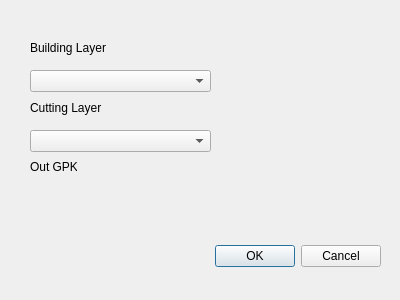
<?xml version="1.0" encoding="UTF-8"?>
<ui version="4.0">
 <class>PolygonCutterDialogBase</class>
 <widget class="QDialog" name="PolygonCutterDialogBase">
  <property name="geometry">
   <rect>
    <x>0</x>
    <y>0</y>
    <width>400</width>
    <height>300</height>
   </rect>
  </property>
  <property name="windowTitle">
   <string>Polygon</string>
  </property>
  <widget class="QDialogButtonBox" name="button_box">
   <property name="geometry">
    <rect>
     <x>40</x>
     <y>240</y>
     <width>341</width>
     <height>32</height>
    </rect>
   </property>
   <property name="orientation">
    <enum>Qt::Horizontal</enum>
   </property>
   <property name="standardButtons">
    <set>QDialogButtonBox::Cancel|QDialogButtonBox::Ok</set>
   </property>
  </widget>
  <widget class="QComboBox" name="Building_comboBox">
   <property name="geometry">
    <rect>
     <x>30</x>
     <y>70</y>
     <width>181</width>
     <height>22</height>
    </rect>
   </property>
  </widget>
  <widget class="QComboBox" name="CutGeom_comboBox">
   <property name="geometry">
    <rect>
     <x>30</x>
     <y>130</y>
     <width>181</width>
     <height>22</height>
    </rect>
   </property>
  </widget>
  <widget class="QLabel" name="label">
   <property name="geometry">
    <rect>
     <x>30</x>
     <y>40</y>
     <width>171</width>
     <height>16</height>
    </rect>
   </property>
   <property name="text">
    <string>Building Layer</string>
   </property>
  </widget>
  <widget class="QLabel" name="label_2">
   <property name="geometry">
    <rect>
     <x>30</x>
     <y>100</y>
     <width>181</width>
     <height>16</height>
    </rect>
   </property>
   <property name="text">
    <string>Cutting Layer</string>
   </property>
  </widget>
  <widget class="QgsFileWidget" name="mQgsFileWidget">
   <property name="geometry">
    <rect>
     <x>30</x>
     <y>180</y>
     <width>211</width>
     <height>27</height>
    </rect>
   </property>
   <property name="filter">
    <string>.gpkg</string>
   </property>
   <property name="storageMode">
    <enum>QgsFileWidget::SaveFile</enum>
   </property>
  </widget>
  <widget class="QLabel" name="label_3">
   <property name="geometry">
    <rect>
     <x>30</x>
     <y>160</y>
     <width>47</width>
     <height>13</height>
    </rect>
   </property>
   <property name="text">
    <string>Out GPKG</string>
   </property>
  </widget>
 </widget>
 <customwidgets>
  <customwidget>
   <class>QgsFileWidget</class>
   <extends>QWidget</extends>
   <header>qgsfilewidget.h</header>
  </customwidget>
 </customwidgets>
 <resources/>
 <connections>
  <connection>
   <sender>button_box</sender>
   <signal>accepted()</signal>
   <receiver>PolygonCutterDialogBase</receiver>
   <slot>accept()</slot>
   <hints>
    <hint type="sourcelabel">
     <x>20</x>
     <y>20</y>
    </hint>
    <hint type="destinationlabel">
     <x>20</x>
     <y>20</y>
    </hint>
   </hints>
  </connection>
  <connection>
   <sender>button_box</sender>
   <signal>rejected()</signal>
   <receiver>PolygonCutterDialogBase</receiver>
   <slot>reject()</slot>
   <hints>
    <hint type="sourcelabel">
     <x>20</x>
     <y>20</y>
    </hint>
    <hint type="destinationlabel">
     <x>20</x>
     <y>20</y>
    </hint>
   </hints>
  </connection>
 </connections>
</ui>
